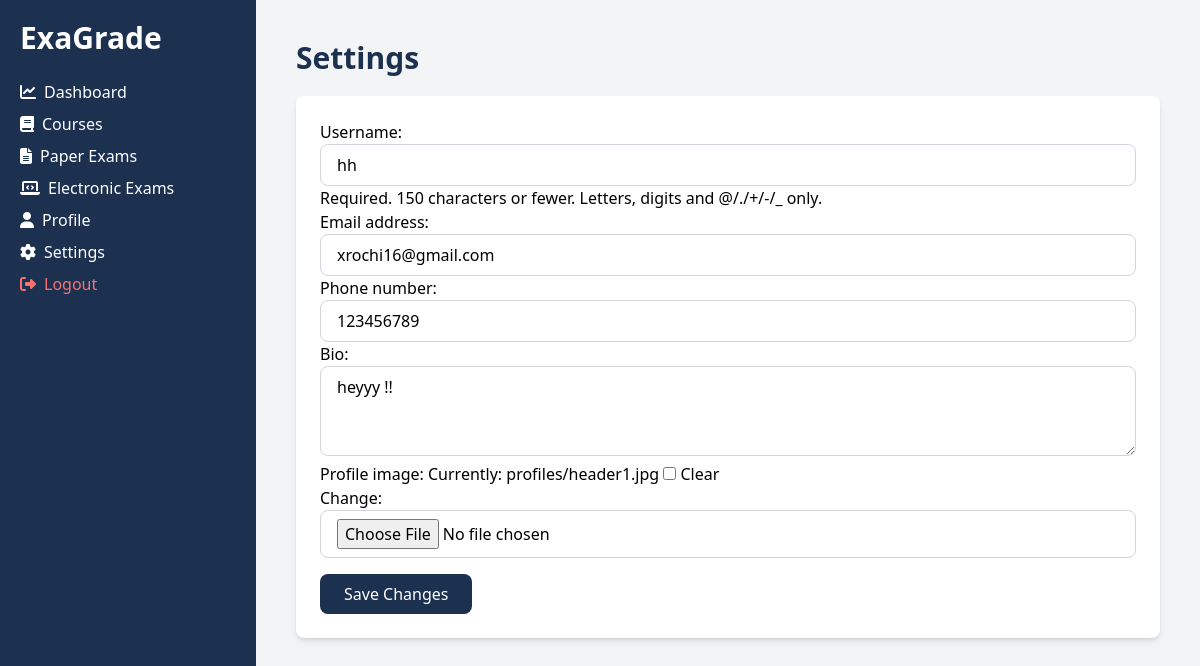
Page /users/settings/ (signed in) on the committed database.
### users/models.py (models this page shows)
class CustomUser(AbstractUser):
    is_instructor = models.BooleanField(default=False)
    is_student = models.BooleanField(default=False)
    phone_number = models.CharField(max_length=15, blank=True, null=True)
    bio = models.TextField(blank=True, null=True)
    profile_image = models.ImageField(
        upload_to="profiles/",
        default="profiles/profile-default.png",
        null=True,
        blank=True
    )

### users/views.py (the view)
# urls.py: path("settings/", settings_page, name="settings"),
@login_required
def settings_page(request):
    if request.method == "POST":
        form = UserProfileForm(request.POST, request.FILES, instance=request.user)
        if form.is_valid():
            form.save()
            messages.success(request, "✅ Profile updated successfully!")
            return redirect(reverse("users:profile", kwargs={"user_id": request.user.id}))
    else:
        form = UserProfileForm(instance=request.user)
    return render(request, "users/settings.html", {"form": form})

### ExaGrade/users/templates/users/settings.html (shortened to what this page needs)
{% extends "base.html" %}
{% block content %}
<h1 class="text-3xl font-bold text-[#1C304F]">Settings</h1>
<form method="POST" enctype="multipart/form-data" class="mt-5 bg-white p-6 shadow-md rounded-lg">
    {{ form.as_p }}
    <button type="submit" class="mt-4 bg-[#1C304F] text-white px-6 py-2 rounded-lg hover:bg-[#98BBF5]">
        Save Changes
    </button>
</form>
{% endblock %}

### rows in the picture
CustomUser: username "hh", email "xrochi16@gmail.com", phone_number "123456789", bio "heyyy !!"
